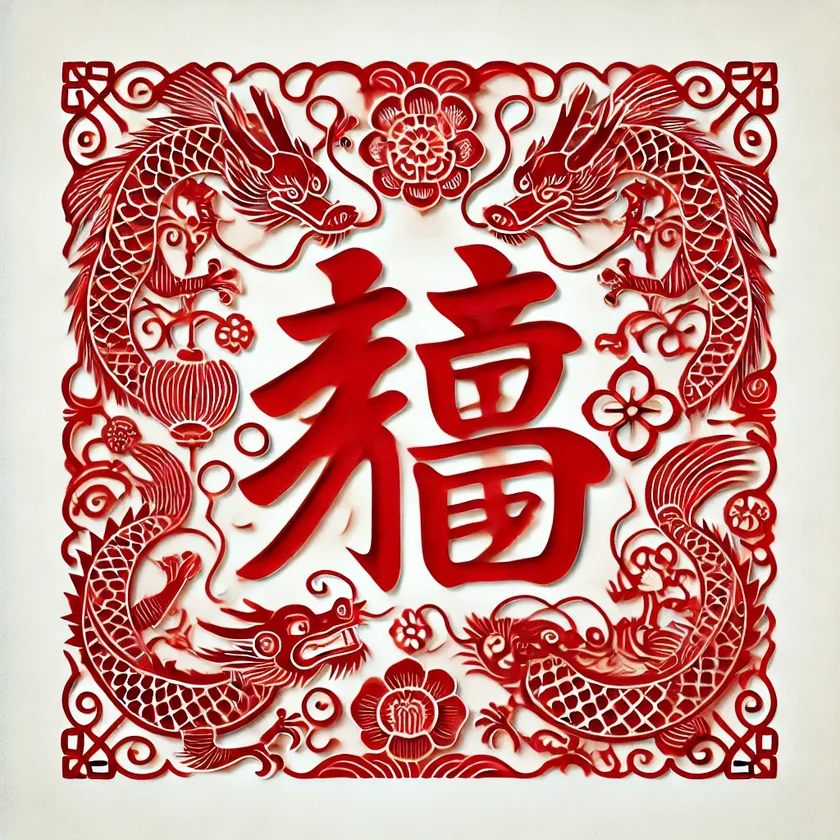
#> input picture Fu Pic/DALL·E 2024-12-22 22.38.51 - A traditional Chinese paper-cut artwork featuring the '福' character (symbolizing good fortune) as its central theme. The design incorporates intricate.webp, 840 x 840 px, shrunk from 1024 x 1024 before the run
$ python stage_1.py --image 'Fu Pic/DALL·E 2024-12-22 22.38.51 - A traditional Chinese paper-cut artwork featuring the '"'"'福'"'"' character (symbolizing good fortune) as its central theme. The design incorporates intricate.webp'
#> lines starting #> are read from the running program, lines starting #| are printed output that depends on the picture; after the words box and inside, x2 and y2 are one past the last pixel; in counts of white or black regions, pixels touching at a corner belong together
import numpy as np
import argparse
import cv2

parser = argparse.ArgumentParser(description='Stage-1')
parser.add_argument('-i', '--image', help='input image', required=True)
args = parser.parse_args()

iter_cnt = 10
image = cv2.imread(args.image)
#> image is the input picture: shape (840, 840, 3); mean B, G, R 138.8, 145, 202.8
rect = (1, 1, image.shape[0]-2, image.shape[1]-2)
#> rect = (1, 1, 838, 838)
mask = np.zeros(image.shape[:2], dtype="uint8")

# apply GrabCut using the the bounding box segmentation method
(mask, _, _) = cv2.grabCut(image, mask, rect, np.zeros((1, 65), dtype="float"), np.zeros((1, 65), dtype="float"), iterCount=iter_cnt, mode=cv2.GC_INIT_WITH_RECT)
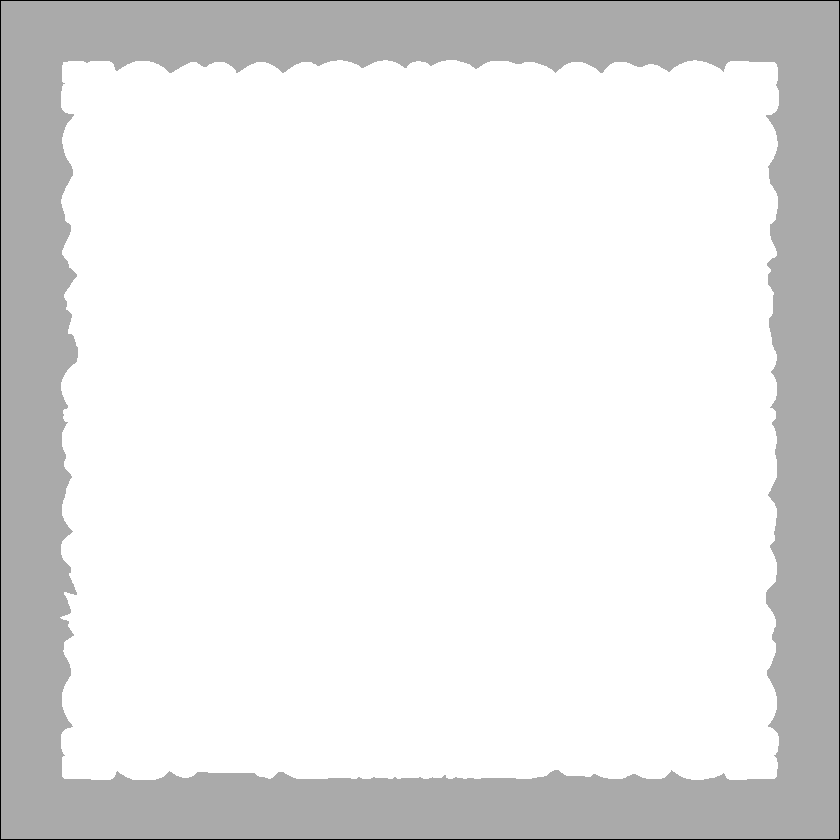
#> mask: shape (840, 840); min 0, max 3, mean 2.71; drawn with min black and max white

# the output mask has four possible output values, marking each pixel in the mask as:
# (1) cv2.GC_BGD: definite background,
# (2) cv2.GC_PR_BGD: probable background,,
# (3) cv2.GC_FGD: definite foreground,
# (4) cv2.GC_PR_FGD: probable foreground
# set all definite background and probable background to 0
outputMask = np.where((mask == cv2.GC_BGD) | (mask == cv2.GC_PR_BGD), 0, 1)
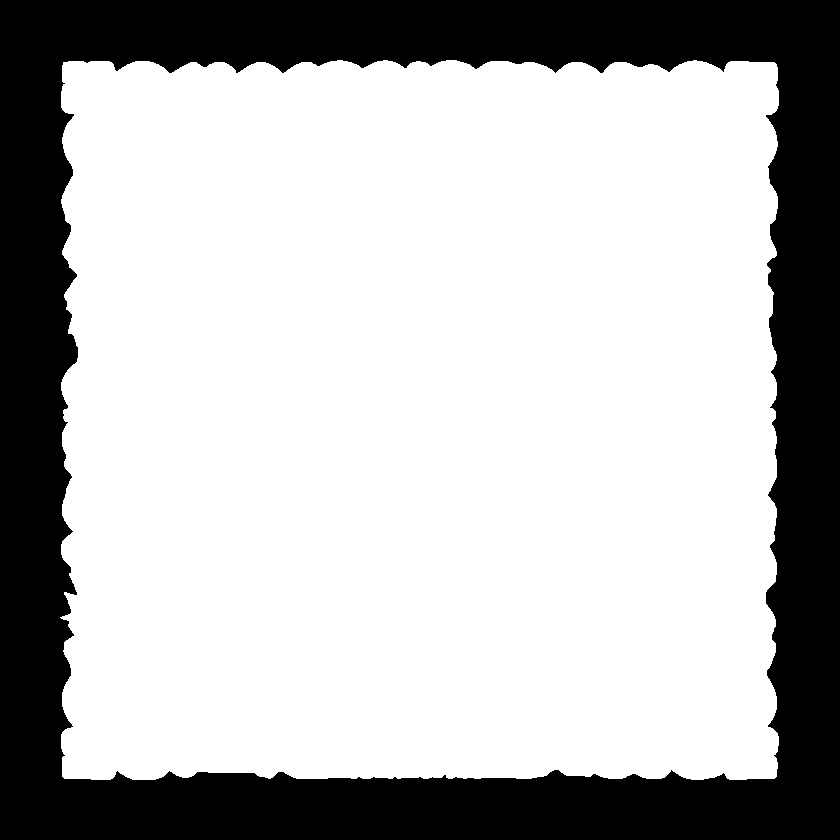
#> outputMask: shape (840, 840) int64; values 0 (black) and 1 (white), 71.5% white; 1 black region, box (x1, y1, x2, y2) and area: (0, 0, 840, 840) 200820
# scale the mask from the range [0, 1] to [0, 255]
outputMask = (outputMask * 255).astype("uint8")

# ellipse the mask to get a smaller mask
kernel = cv2.getStructuringElement(cv2.MORPH_ELLIPSE,(13,13)) #ksize=5,5
smaller_mask = cv2.erode(outputMask, kernel, iterations=3)
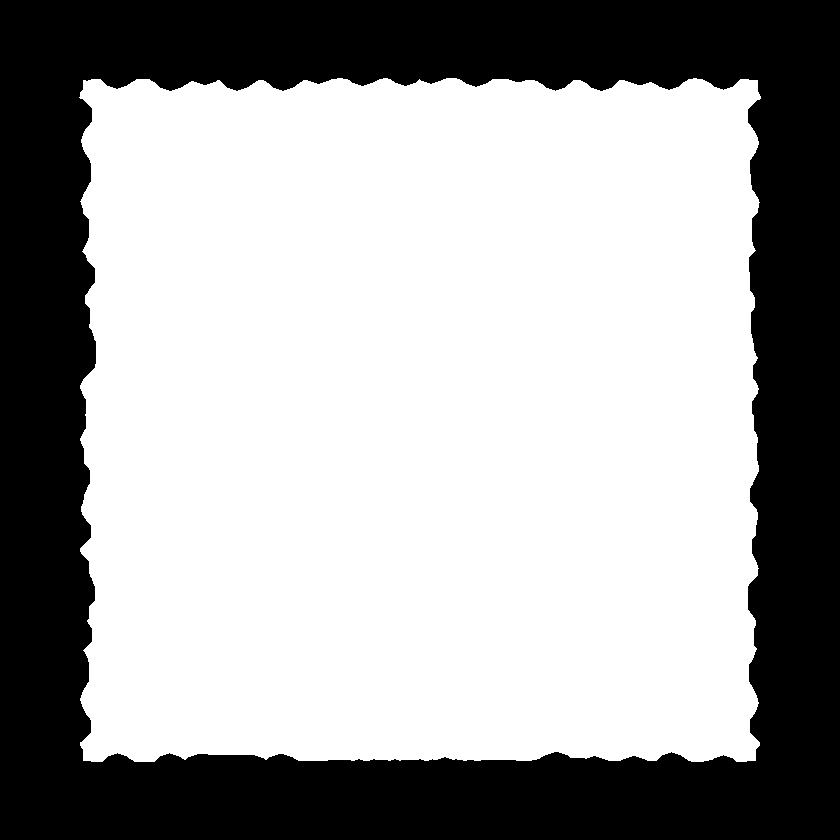
#> smaller_mask: shape (840, 840); 63.7% white; 1 black region, box (x1, y1, x2, y2) and area: (0, 0, 840, 840) 255871
cv2.imwrite("grabcut-smask.jpg", smaller_mask)
cv2.imwrite("grabcut-image.jpg", image)
cv2.imwrite("grabcut-omask.jpg", outputMask)

border = cv2.bitwise_xor(outputMask, smaller_mask)
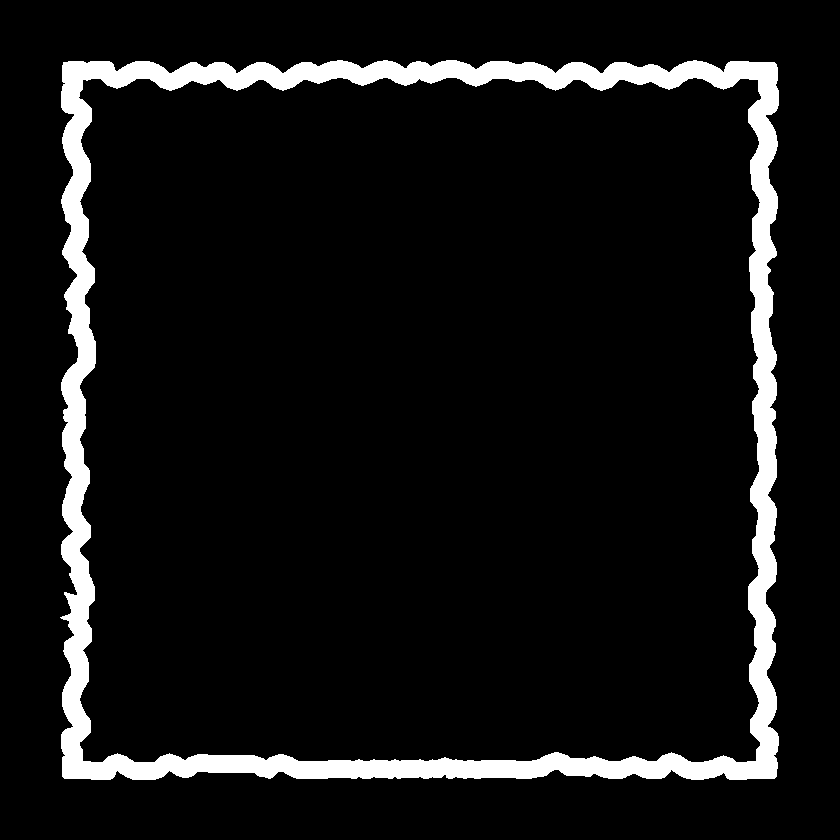
#> border: shape (840, 840); 7.8% white; 1 white region, box (x1, y1, x2, y2) and area: (60, 60, 779, 780) 55051
print(f"{border.shape}")
#| (840, 840)
cv2.imwrite("grabcut-border.jpg", border)
